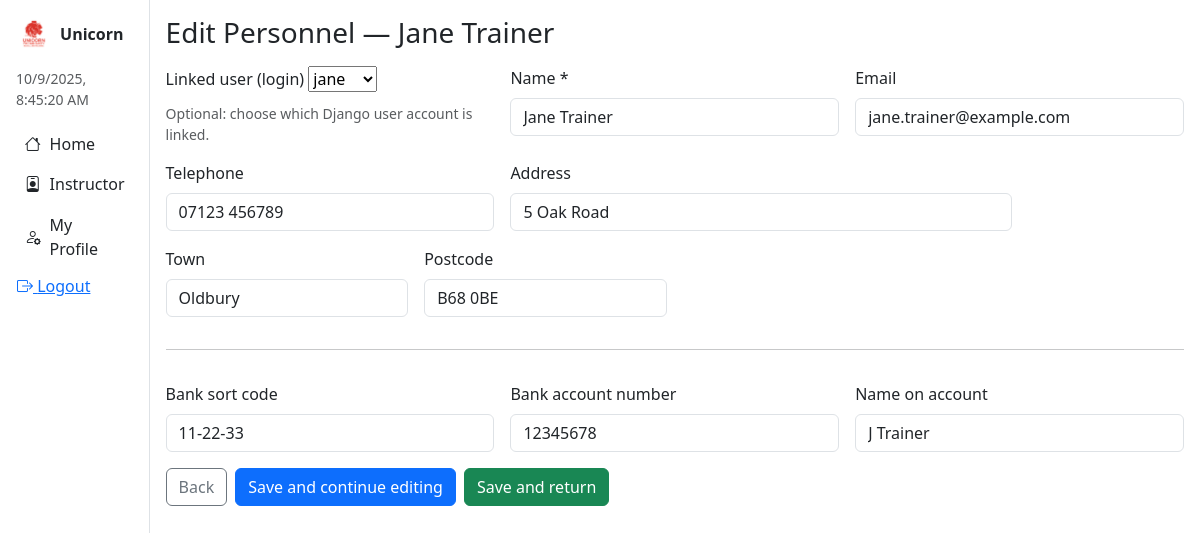
Page /app/admin/instructors/cdbbb4af-76e1-467b-971e-edb0004cc31a/ (signed in) on the committed database.
### unicorn_project/training/models.py (models this page shows, shortened)
class Instructor(models.Model):
    id=models.UUIDField(primary_key=True, default=uuid.uuid4, editable=False)
    user = models.OneToOneField(User, null=True, blank=True, on_delete=models.PROTECT, related_name='instructor')
    name=models.CharField(max_length=255)
    address_line=models.CharField(max_length=255, blank=True)
    town=models.CharField(max_length=120, blank=True)
    postcode=models.CharField(max_length=12, blank=True)
    telephone=models.CharField(max_length=32, blank=True)
    email=models.EmailField(unique=True)
    bank_sort_code=models.CharField(max_length=16, blank=True)
    bank_account_number=models.CharField(max_length=20, blank=True)
    name_on_account=models.CharField(max_length=255, blank=True)

### unicorn_project/training/views_admin.py (the view)
    @login_required
    def _wrapped(request, *args, **kwargs):
        if is_admin(request.user):
            return view_func(request, *args, **kwargs)
        raise PermissionDenied

### unicorn_project/training/context_processors.py (called while the page is built)
def role_context(request):
    user = getattr(request, "user", None)
    is_admin = False
    is_instructor = False
    if user and user.is_authenticated:
        is_admin = user.is_superuser or user.groups.filter(name__iexact="admin").exists()
        is_instructor = user.groups.filter(name__iexact="instructor").exists()
    active_role = request.session.get("active_role")
    if active_role not in {"admin", "instructor", None}:
        active_role = None
    if not active_role:
        active_role = "admin" if is_admin else ("instructor" if is_instructor else None)
    return {
        "is_admin": is_admin,
        "is_instructor": is_instructor,
        "current_role": active_role,
        "has_dual_roles": is_admin and is_instructor,
    }

def globals(request):
    return {
        "GOOGLE_MAPS_API_KEY": getattr(settings, "GOOGLE_MAPS_API_KEY", ""),
    }

### unicorn_project/training/views_admin.py (called while the page is built)
def is_admin(user):
    return user.is_authenticated and (
        user.is_superuser
        or user.is_staff
        or user.groups.filter(name__iexact="admin").exists()
    )

def admin_required(view_func):
    @login_required
    def _wrapped(request, *args, **kwargs):
        if is_admin(request.user):
            return view_func(request, *args, **kwargs)
        raise PermissionDenied
    return _wrapped

### unicorn_project/training/templates/admin/instructors/form_instructor.html (shortened to what this page needs)
{% extends "base.html" %}
{% block content %}
<h3 class="mb-3">{{ title }}</h3>
<form method="post">
  <div class="row g-3">
    <div class="col-md-4">
      <label class="form-label">Linked user (login)</label>
      {{ form.user }}
      <div class="form-text">Optional: choose which Django user account is linked.</div>
    </div>
    <div class="col-md-4">
      <label class="form-label">Name *</label>
      {{ form.name }}
    </div>
    <div class="col-md-4">
      <label class="form-label">Email</label>
      {{ form.email }}
    </div>
    <div class="col-md-4">
      <label class="form-label">Telephone</label>
      {{ form.telephone }}
    </div>
    <div class="col-md-6">
      <label class="form-label">Address</label>
      {{ form.address_line }}
    </div>
    <div class="col-md-3">
      <label class="form-label">Town</label>
      {{ form.town }}
    </div>
    <div class="col-md-3">
      <label class="form-label">Postcode</label>
      {{ form.postcode }}
    </div>
    <div class="col-12"><hr></div>
    <div class="col-md-4">
      <label class="form-label">Bank sort code</label>
      {{ form.bank_sort_code }}
    </div>
    <div class="col-md-4">
      <label class="form-label">Bank account number</label>
      {{ form.bank_account_number }}
    </div>
    <div class="col-md-4">
      <label class="form-label">Name on account</label>
      {{ form.name_on_account }}
    </div>
  </div>
  <div class="mt-3 d-flex gap-2">
    <a href="{% url 'admin_instructor_list' %}" class="btn btn-outline-secondary">Back</a>
    <button class="btn btn-primary" type="submit" name="save_continue" value="1">Save and continue editing</button>
    <button class="btn btn-success" type="submit" name="save_return" value="1">Save and return</button>
  </div>
</form>
{% endblock %}

### rows in the picture
Instructor: user "jane", name "Jane Trainer", email "jane.trainer@example.com", telephone "07123 456789", address_line "5 Oak Road", town "Oldbury", postcode "B68 0BE", bank_sort_code "11-22-33", bank_account_number "12345678", name_on_account "J Trainer"

### other values in the picture
{{ title }} "Edit Personnel — Jane Trainer"
